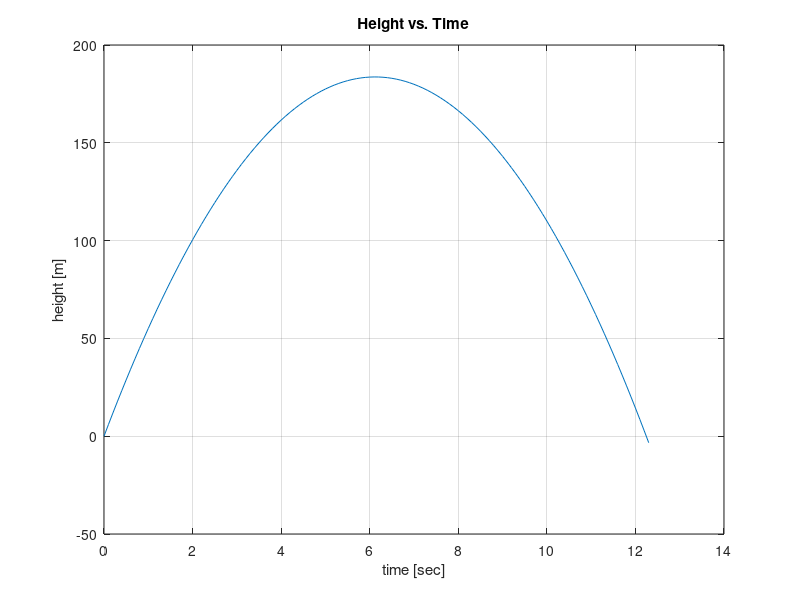

MATLAB code to generate this figure:
% ball toss using vectorization
clear; close all; clc;

g = 9.8;

u_i = 60;

t = 0:0.1:12.3;

y = u_i*t-0.5*g*t.^2;

plot(t, y)
grid on
xlabel('time [sec]')
ylabel('height [m]')
title('Height vs. Time')